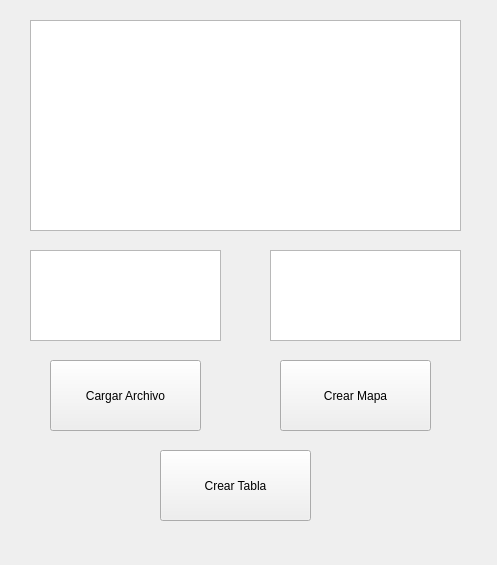
<?xml version="1.0" encoding="UTF-8"?>
<ui version="4.0">
 <class>Form</class>
 <widget class="QWidget" name="Form">
  <property name="geometry">
   <rect>
    <x>0</x>
    <y>0</y>
    <width>497</width>
    <height>565</height>
   </rect>
  </property>
  <property name="windowTitle">
   <string>Ventana  Principal (main.py)</string>
  </property>
  <widget class="QTextEdit" name="txtText1">
   <property name="geometry">
    <rect>
     <x>30</x>
     <y>20</y>
     <width>431</width>
     <height>211</height>
    </rect>
   </property>
  </widget>
  <widget class="QTextEdit" name="txtText2">
   <property name="geometry">
    <rect>
     <x>30</x>
     <y>250</y>
     <width>191</width>
     <height>91</height>
    </rect>
   </property>
  </widget>
  <widget class="QTextEdit" name="txtText3">
   <property name="geometry">
    <rect>
     <x>270</x>
     <y>250</y>
     <width>191</width>
     <height>91</height>
    </rect>
   </property>
  </widget>
  <widget class="QPushButton" name="btnCargarArchivo">
   <property name="geometry">
    <rect>
     <x>50</x>
     <y>360</y>
     <width>151</width>
     <height>71</height>
    </rect>
   </property>
   <property name="text">
    <string>Cargar Archivo</string>
   </property>
  </widget>
  <widget class="QPushButton" name="btnCrearMapa">
   <property name="geometry">
    <rect>
     <x>280</x>
     <y>360</y>
     <width>151</width>
     <height>71</height>
    </rect>
   </property>
   <property name="text">
    <string>Crear Mapa</string>
   </property>
  </widget>
  <widget class="QPushButton" name="btnCrearTabla">
   <property name="geometry">
    <rect>
     <x>160</x>
     <y>450</y>
     <width>151</width>
     <height>71</height>
    </rect>
   </property>
   <property name="text">
    <string>Crear Tabla</string>
   </property>
  </widget>
 </widget>
 <resources/>
 <connections>
  <connection>
   <sender>btnCargarArchivo</sender>
   <signal>clicked()</signal>
   <receiver>Form</receiver>
   <slot>show()</slot>
   <hints>
    <hint type="sourcelabel">
     <x>157</x>
     <y>393</y>
    </hint>
    <hint type="destinationlabel">
     <x>616</x>
     <y>292</y>
    </hint>
   </hints>
  </connection>
 </connections>
</ui>
